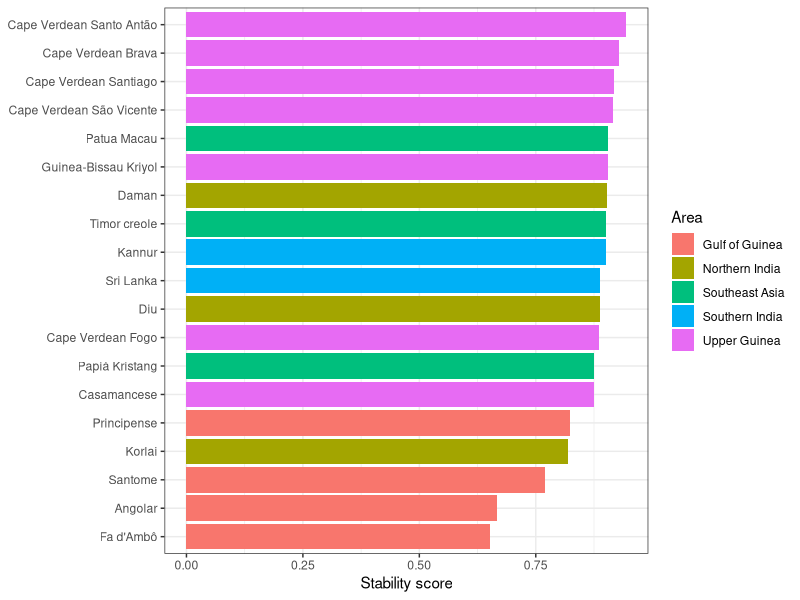
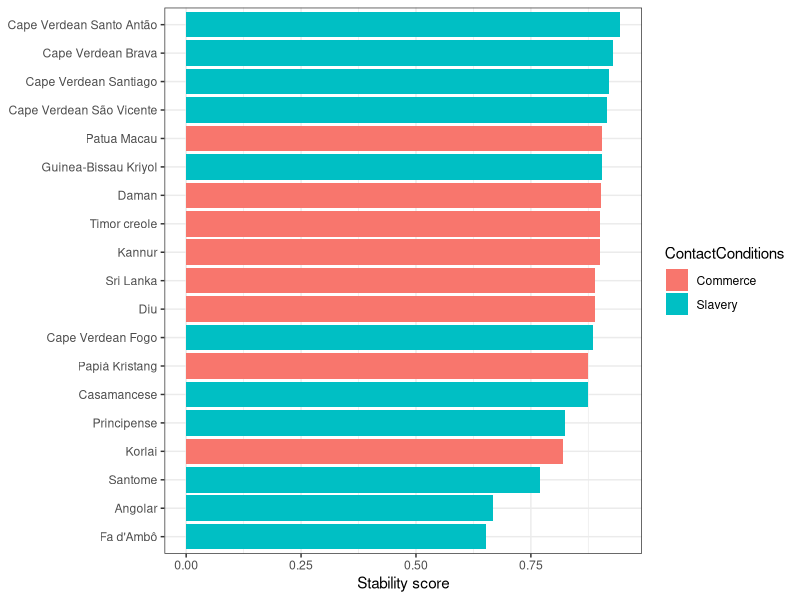
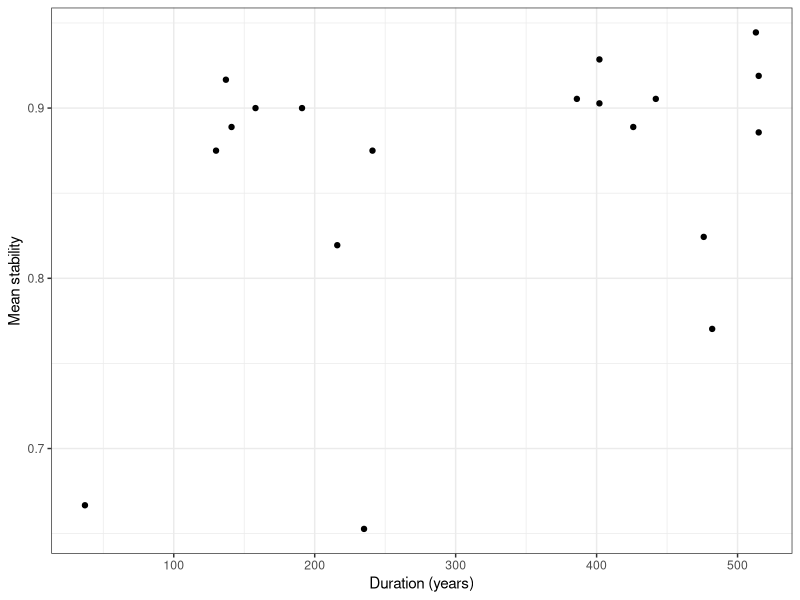
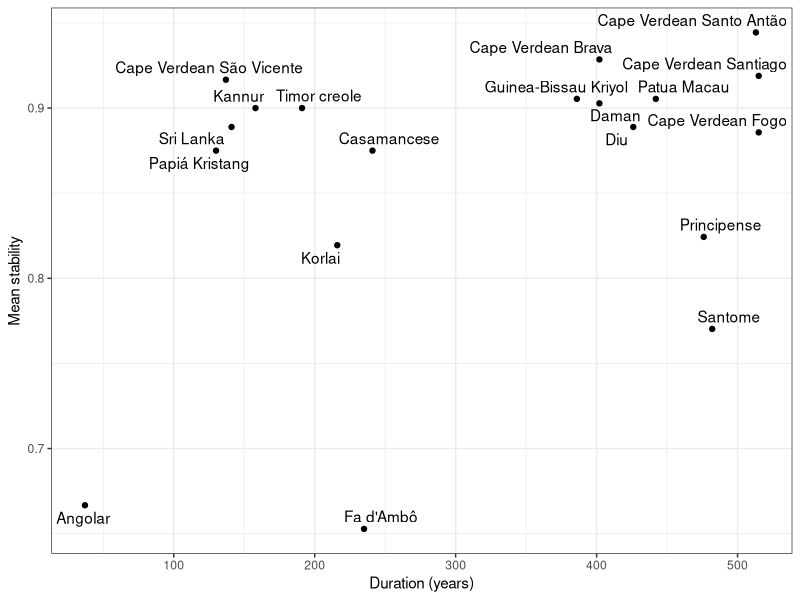
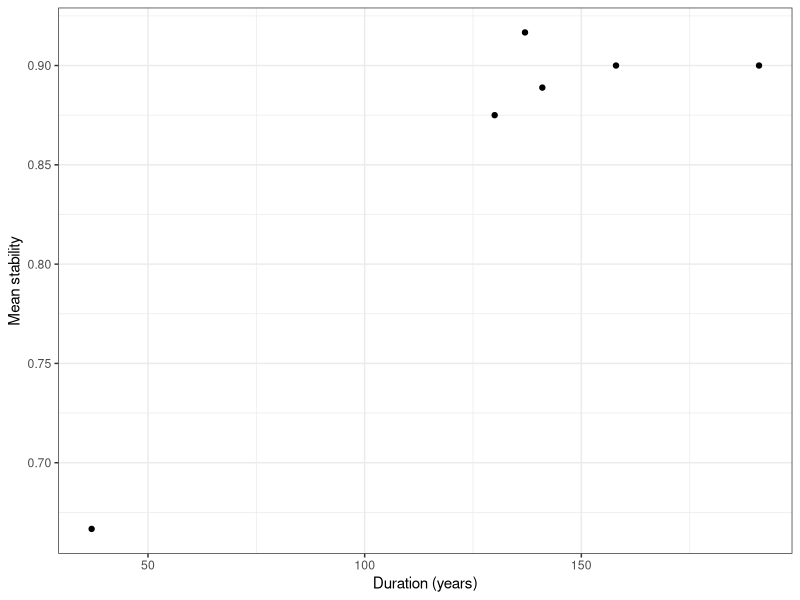
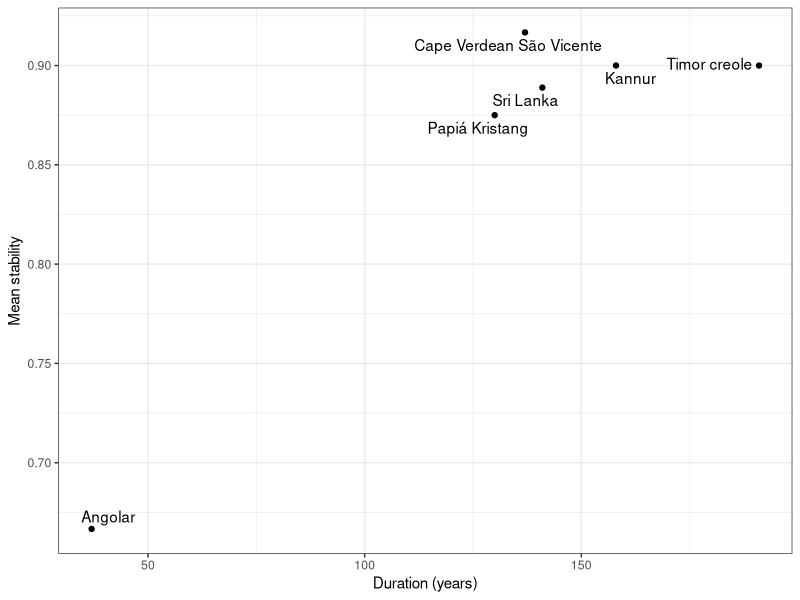
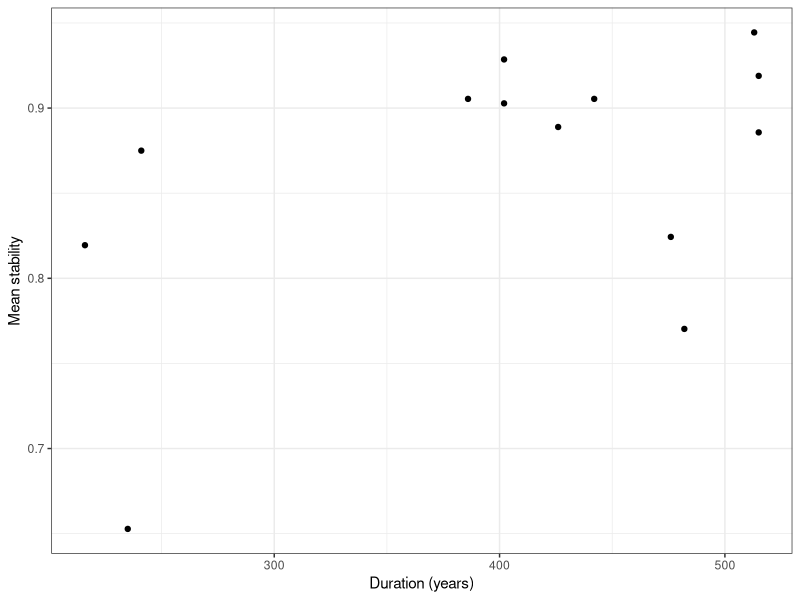
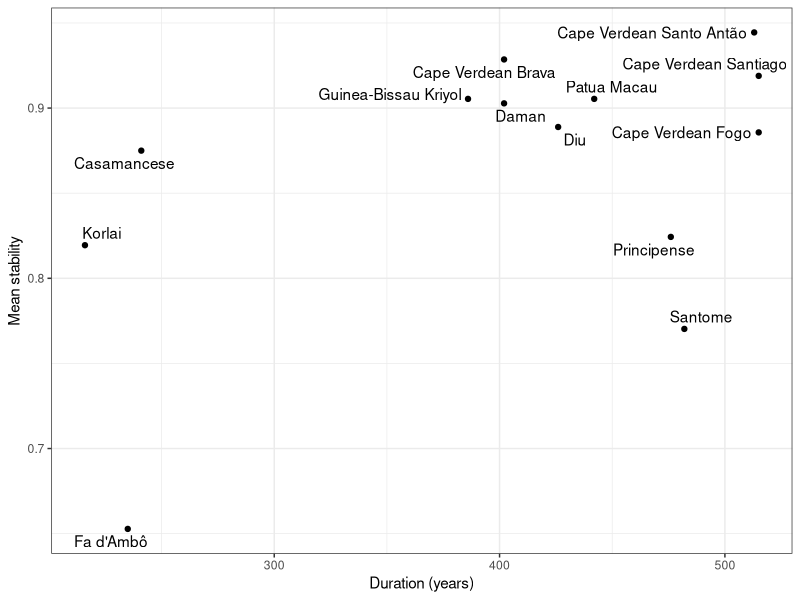

The R script that drew these images, in order: (Note: this script raises an error after producing the figures.)
## ---- chunk 1
library(tidyverse)
library(knitr)
library(ggrepel)

# Set the theme for all figures
theme_set(theme_bw())
## ---- chunk 2
database <- read_csv('database.csv')
## ---- chunk 3
database %>% head() %>% kable()
## ---- chunk 4
database$duration <- database$`EndOfInfluence` - database$`FirstMajorSettlement`
## ---- chunk 5
database <- mutate(database, GlobalStability = (PlaceStability + MannerStability)/2)
# table(database$Language, database$GlobalStability)
## ---- chunk 6
database <- database %>% mutate(duration_group = ifelse(duration <= 200, 'short', 'long'))
## ---- chunk 7
database <- database %>% mutate(categorical_stability = ifelse(PlaceStability == 1 & MannerStability == 1, 'no manner/no place', NA))

database <- database %>% mutate(categorical_stability = ifelse(PlaceStability == 1 & MannerStability == 0, 'manner/no place', categorical_stability))

database <- database %>% mutate(categorical_stability = ifelse(PlaceStability == 0 & MannerStability == 1, 'no manner/place', categorical_stability))

database <- database %>% mutate(categorical_stability = ifelse(PlaceStability == 0 & MannerStability == 0, 'manner/place', categorical_stability))

table(database$categorical_stability)
## ---- chunk 8
creole_stability <- database %>% group_by(Language, Area, duration, duration_group, ContactConditions) %>% summarize(MeanStability = mean(GlobalStability, na.rm = TRUE))
## ---- chunk 9
ggplot(creole_stability) + 
  geom_bar(aes(x = MeanStability, y = reorder(Language, MeanStability), fill = Area), 
           stat = "identity", show.legend = TRUE) +
  theme(axis.title.y = element_blank()) +
  labs(x = "Stability score")
## ---- chunk 10
table(creole_stability$Area)
## ---- chunk 11
ggplot(creole_stability) + 
  geom_bar(aes(x = MeanStability, y = reorder(Language, MeanStability), fill = ContactConditions), 
           stat = "identity", show.legend = TRUE) +
  theme(axis.title.y = element_blank()) +
  labs(x = "Stability score")
## ---- chunk 12
ggplot(creole_stability, aes(x=duration, y=MeanStability)) +
  geom_point() +
  xlab("Duration (years)") +
  ylab("Mean stability")
## ---- chunk 13
ggplot(creole_stability, aes(x=duration, y=MeanStability)) +
  geom_point() +
  geom_text_repel(aes(label = creole_stability$Language)) +
  xlab("Duration (years)") +
  ylab("Mean stability")
## ---- chunk 14
msd <- lm(MeanStability ~ duration, data=creole_stability)
summary(msd)
## ---- chunk 15
tmp_short <- creole_stability %>% filter(duration <= 200)
tmp_long <- creole_stability %>% filter(duration > 200)
## ---- chunk 16
ggplot(tmp_short, aes(x=duration, y=MeanStability)) +
  geom_point() +
  xlab("Duration (years)") +
  ylab("Mean stability")

ggplot(tmp_short, aes(x=duration, y=MeanStability)) +
  geom_point() +
  geom_text_repel(aes(label = tmp_short$Language)) +
  xlab("Duration (years)") +
  ylab("Mean stability")
## ---- chunk 17
ggplot(tmp_long, aes(x=duration, y=MeanStability)) +
  geom_point() +
  xlab("Duration (years)") +
  ylab("Mean stability")

ggplot(tmp_long, aes(x=duration, y=MeanStability)) +
  geom_point() +
  geom_text_repel(aes(label = tmp_long$Language)) +
  xlab("Duration (years)") +
  ylab("Mean stability")
## ---- chunk 18
msd <- lm(MeanStability ~ duration + duration_group * duration, data=creole_stability)
summary(msd)
## ---- chunk 19
ggplot(creole_stability, aes(x = duration, y = MeanStability, color = duration_group)) +
  geom_smooth(method = "lm") +
  geom_point() +
  xlab("Duration (years)") +
  ylab("Mean stability") +
  labs(color = "Duration group")
## ---- chunk 20
library(mgcv)
# Factorize duration_group
creole_stability$duration_group = as.factor(creole_stability$duration_group)

# Model with an interaction between duration_group and duration
# (with maximum of cubic-spline fit)
msd.gam <- gam(MeanStability ~ duration_group + s(duration, k=3) + s(duration, by=duration_group, k=3), data=creole_stability)

summary(msd.gam)

plot(msd.gam, all.terms=T, shade=T, pages=1)

qqnorm(resid(msd.gam)); qqline(resid(msd.gam))

msd.gam.trimmed <- gam(MeanStability ~ duration_group + s(duration, k=3) + s(duration, by=duration_group, k=3), data=creole_stability %>% filter(MeanStability>0.7))

summary(msd.gam.trimmed)

plot(msd.gam.trimmed, sel=1, shade=T, ylab="Effect on mean stability", xlab="Duration of influence", residuals=T, main="Main effect of duration", cex=5, pch=".", col='dodgerblue'); abline(h=0, lty=2, col="red")

plot(msd.gam.trimmed, sel=2, shade=T, ylab="Effect on mean stability", xlab="Duration of influence", main="Long-term influence", col='dodgerblue'); abline(h=0, lty=2, col="red")

plot(msd.gam.trimmed, sel=3, shade=T, ylab="Effect on mean stability", xlab="Duration of influence", main="Short-term influence", col='dodgerblue'); abline(h=0, lty=2, col="red")

# (dotted lines indicate error)
plot(msd.gam.trimmed, all.terms=T, sel=4, ylab="Effect on mean stability", xlab="Duration group", main="Main effect of duration group")

# checking out the model performance
qqnorm(resid(msd.gam.trimmed)); qqline(resid(msd.gam.trimmed)) # meh
## ---- chunk 21
ggplot(database, aes(duration, MannerStability, colour=duration_group)) + 
  geom_point() + 
  geom_smooth(method = "lm") +
  facet_wrap(~Class) +
  xlab("Duration (years)") +
  ylab("Manner stability") +
  labs(color="Duration")
## ---- chunk 22
ggplot(database, aes(duration, GlobalStability, colour=duration_group)) + 
  geom_point() + 
  geom_smooth() +
  facet_wrap(~Class) +
  xlab("Duration (years)") +
  ylab("Global stability") +
  labs(color="Duration")
## ---- chunk 23
ggplot(database, aes(duration, PlaceStability, colour=duration_group)) + 
  geom_point() + 
  geom_smooth(method = "lm") +
  facet_wrap(~LexifierPhoneme)  +
  xlab("Duration (years)") +
  ylab("Place stability") +
  labs(color="Duration")
## ---- chunk 24
ggplot(database, aes(duration, MannerStability, colour=duration_group)) + 
  geom_point() + 
  geom_smooth() +
  facet_wrap(~LexifierPhoneme) +
  xlab("Duration (years)") +
  ylab("Mean stability") +
  labs(color="Duration")
## ---- chunk 25
ggplot(database, aes(duration, GlobalStability, colour=duration_group)) + 
  geom_point() + 
  geom_smooth() +
  facet_wrap(~LexifierPhoneme) +
  xlab("Duration (years)") +
  ylab("Global stability") +
  labs(color="Duration")
## ---- chunk 26
place_results <- database %>% group_by(LexifierPhoneme) %>% summarize(mplace = mean(PlaceStability, na.rm = TRUE))
manner_results <- database %>% group_by(LexifierPhoneme) %>% summarize(mmanner = mean(MannerStability, na.rm = TRUE))

consonant_stability <- left_join(place_results, manner_results, by = "LexifierPhoneme")

class <- c("nasal", "rhotic", "lateral", "fricative", "stop", "stop", "fricative", "stop", "stop", "lateral", "nasal", "nasal", "stop", "rhotic", "fricative", "stop", "affricate", "fricative", "fricative")

consonant_stability_class <- cbind(consonant_stability, class)
## ---- chunk 27
ggplot(consonant_stability, aes(y = mmanner, x = mplace, label = LexifierPhoneme, color=class)) +
  geom_point(position= "dodge") + 
  geom_text(aes(label=LexifierPhoneme), hjust=3, vjust=0) +
  theme(axis.title.x = element_blank(),
        axis.title.y = element_blank())
## ---- chunk 28
ggplot(consonant_stability, aes(y = mmanner, x = mplace)) +
  geom_point(position = "dodge", aes(color=class)) + 
  geom_text_repel(aes(label = LexifierPhoneme), size=4) +
  xlab("Mean stability (place of articulation)") +
  ylab("Mean stability (manner of articulation)") +
  labs(color="Segment class")
  # + theme(text = element_text(size=20))
## ---- chunk 29
consonant_global_stability <- mutate(consonant_stability_class, mglobal = (mmanner + mplace)/2)

ggplot(consonant_global_stability) + 
  geom_bar(aes(x = mglobal, 
               y = reorder(LexifierPhoneme, mglobal),
               fill = class), stat = "identity", show.legend = TRUE) +
  labs(x = "Stability score", y = "Phoneme", fill = "Manner")
## ---- chunk 30
# qplot(x = duration, y = MeanStability, data = consonant_global_stability, color = duration_group) +
#  geom_smooth(method = "lm") 
## ---- chunk 31
library(lmerTest)

# Factorizing
mod.db = database %>%
              as.data.frame() %>%
              mutate(categorical_stability = as.factor(categorical_stability),
              Lexifier = as.factor(Lexifier),
              CreolePhoneme = as.factor(CreolePhoneme),
              Language = as.factor(Language))

# Remove singletons/doubletons
#goodies = names(table(mod.db$CreolePhoneme)>2)

#mod.db = mod.db %>%
#         filter(CreolePhoneme %in% goodies)
## ---- chunk 32
plot(mod.db$categorical_stability, mod.db$duration, notch=T)
## ---- chunk 33
table(mod.db$categorical_stability)

# Place stability
cat.mod.place = glmer(PlaceStability ~ log(duration) + (1|CreolePhoneme), data=mod.db, family="binomial")

summary(cat.mod.place)

# Manner stability
cat.mod.manner = glmer(MannerStability ~ log(duration) + (1|CreolePhoneme), data=mod.db, family="binomial")

summary(cat.mod.manner)

# Duration group
cat.mod.group = glmer(as.factor(duration_group) ~ PlaceStability + MannerStability + (1|CreolePhoneme), data=mod.db, family="binomial", nAGQ=0)

summary(cat.mod.group)
## ---- chunk 34
data_by_position <- database %>% select(Position, LexifierPhoneme, PlaceStability, MannerStability) %>% mutate(Position = tolower(Position))

data_by_position$PlaceStability <- as.numeric(data_by_position$PlaceStability)

data_by_position$MannerStability <- as.numeric(data_by_position$MannerStability)
## ---- chunk 35
position_stability <- mutate(data_by_position, GlobalStability = (PlaceStability + MannerStability)/2)

position_results <- position_stability %>% group_by(LexifierPhoneme, Position) %>% summarize(m = mean(GlobalStability, na.rm = TRUE))
## ---- chunk 36
position_results$Position <- factor(position_results$Position, levels = c('word-initial', 'word-medial', 'word-final'))

ggplot(position_results, aes(x = LexifierPhoneme, y = m, fill = Position)) + 
  geom_col(position = position_dodge2(width = 0.9, preserve = "single")) +
  theme(axis.title.x = element_blank(),
        axis.title.y = element_blank()) +
  labs(x = "Lexifier phoneme", y = "Mean stability", fill = "Word position")
## ---- chunk 37
ggplot(position_results) + 
  geom_bar(aes(x = m,
               y = reorder(LexifierPhoneme, m),
               fill = Position), 
           stat = "identity", 
           show.legend = TRUE,
           position = "dodge2") +
  labs(x = "Stability score", y = "Phoneme", fill = "Word position")
## ---- chunk 38
position_results1 <- position_results %>% pivot_wider(names_from = Position, values_from = m)

different_position <- subset(position_results1, position_results1$`word-initial` != position_results1$`word-medial` | position_results1$`word-final` != position_results1$`word-medial`)

different_position_results <- different_position %>% pivot_longer(c(`word-initial`, `word-medial`, `word-final`), names_to = "Position", values_to = "m")

different_position_results$Position <- factor(different_position_results$Position, levels = c('word-initial', 'word-medial', 'word-final'))

ggplot(different_position_results, 
       aes(x = LexifierPhoneme, y = m, fill = Position)) + 
  geom_col(position = position_dodge2(width = 0.9, preserve = "single")) +
  labs(x = "Lexifier phoneme", y = "Mean stability", fill = "Word position")
## ---- chunk 39
# TODO: reorder doesn't work here
ggplot(different_position_results) + 
  geom_bar(aes(x = m,
               y = reorder(LexifierPhoneme, m),
               fill = Position), 
           stat = "identity", 
           show.legend = TRUE,
           position = "dodge2") +
  labs(x = "Stability score", y = "Phoneme", fill = "Word position")
## ---- chunk 40
m <- lm(MeanStability ~ ContactConditions, data=creole_stability)
summary(m)
## ---- chunk 41
ggplot(creole_stability, aes(x = ContactConditions, y = MeanStability, fill = ContactConditions)) +
  geom_smooth(method = "lm") +
  geom_violin()  +
  xlab("Contact condition") +
  ylab("Mean stability") +
  guides(fill="none")
## ---- chunk 42
m <- lm(MeanStability ~ duration + ContactConditions * duration, data=creole_stability)
summary(m)
## ---- chunk 43
ggplot(creole_stability, aes(x = duration, y = MeanStability, color = ContactConditions)) +
  geom_smooth(method = "lm") +
  geom_point() +
  xlab("Duration (years)") +
  ylab("Mean stability") +
  labs(color="Contact conditions")
